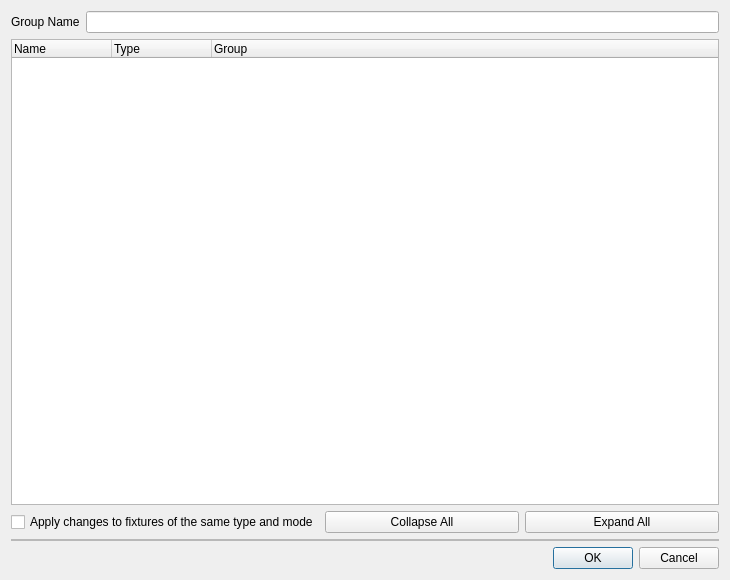
<?xml version="1.0" encoding="UTF-8"?>
<ui version="4.0">
 <author>Massimo Callegari</author>
 <comment>
  Q Light Controller Plus
  addchannelsgroup.ui

  Copyright (c) 2015 Massimo Callegari

  Licensed under the Apache License, Version 2.0 (the &quot;License&quot;);
  you may not use this file except in compliance with the License.
  You may obtain a copy of the License at

      http://www.apache.org/licenses/LICENSE-2.0.txt

  Unless required by applicable law or agreed to in writing, software
  distributed under the License is distributed on an &quot;AS IS&quot; BASIS,
  WITHOUT WARRANTIES OR CONDITIONS OF ANY KIND, either express or implied.
  See the License for the specific language governing permissions and
  limitations under the License.
 </comment>
 <class>AddChannelsGroup</class>
 <widget class="QDialog" name="AddChannelsGroup">
  <property name="geometry">
   <rect>
    <x>0</x>
    <y>0</y>
    <width>730</width>
    <height>580</height>
   </rect>
  </property>
  <property name="windowTitle">
   <string>Select Channels</string>
  </property>
  <layout class="QVBoxLayout" name="verticalLayout">
   <item>
    <layout class="QGridLayout" name="gridGroupName">
     <item row="0" column="0">
      <layout class="QHBoxLayout" name="hboxGroupName">
       <item>
        <widget class="QLabel" name="label">
         <property name="text">
          <string>Group Name</string>
         </property>
        </widget>
       </item>
       <item>
        <widget class="QLineEdit" name="m_groupNameEdit"/>
       </item>
      </layout>
     </item>
    </layout>
   </item>
   <item>
    <widget class="QTreeWidget" name="m_tree">
     <property name="alternatingRowColors">
      <bool>true</bool>
     </property>
     <property name="sortingEnabled">
      <bool>false</bool>
     </property>
     <property name="allColumnsShowFocus">
      <bool>true</bool>
     </property>
     <column>
      <property name="text">
       <string>Name</string>
      </property>
     </column>
     <column>
      <property name="text">
       <string>Type</string>
      </property>
     </column>
     <column>
      <property name="text">
       <string>Group</string>
      </property>
     </column>
    </widget>
   </item>
   <item>
    <layout class="QHBoxLayout" name="horizontalLayout">
     <item>
      <widget class="QCheckBox" name="m_applyAllCheck">
       <property name="text">
        <string>Apply changes to fixtures of the same type and mode</string>
       </property>
      </widget>
     </item>
     <item>
      <widget class="QPushButton" name="m_collapseButton">
       <property name="text">
        <string>Collapse All</string>
       </property>
      </widget>
     </item>
     <item>
      <widget class="QPushButton" name="m_expandButton">
       <property name="text">
        <string>Expand All</string>
       </property>
      </widget>
     </item>
    </layout>
   </item>
   <item>
    <widget class="QFrame" name="frame">
     <property name="frameShape">
      <enum>QFrame::StyledPanel</enum>
     </property>
     <property name="frameShadow">
      <enum>QFrame::Raised</enum>
     </property>
     <layout class="QVBoxLayout" name="verticalLayout_2">
      <property name="leftMargin">
       <number>0</number>
      </property>
      <property name="topMargin">
       <number>0</number>
      </property>
      <property name="rightMargin">
       <number>0</number>
      </property>
      <property name="bottomMargin">
       <number>0</number>
      </property>
      <item>
       <layout class="QVBoxLayout" name="m_extControlLayout"/>
      </item>
     </layout>
    </widget>
   </item>
   <item>
    <widget class="QDialogButtonBox" name="m_buttonBox">
     <property name="orientation">
      <enum>Qt::Horizontal</enum>
     </property>
     <property name="standardButtons">
      <set>QDialogButtonBox::Cancel|QDialogButtonBox::Ok</set>
     </property>
    </widget>
   </item>
  </layout>
 </widget>
 <resources/>
 <connections>
  <connection>
   <sender>m_buttonBox</sender>
   <signal>accepted()</signal>
   <receiver>AddChannelsGroup</receiver>
   <slot>accept()</slot>
   <hints>
    <hint type="sourcelabel">
     <x>248</x>
     <y>254</y>
    </hint>
    <hint type="destinationlabel">
     <x>157</x>
     <y>274</y>
    </hint>
   </hints>
  </connection>
  <connection>
   <sender>m_buttonBox</sender>
   <signal>rejected()</signal>
   <receiver>AddChannelsGroup</receiver>
   <slot>reject()</slot>
   <hints>
    <hint type="sourcelabel">
     <x>316</x>
     <y>260</y>
    </hint>
    <hint type="destinationlabel">
     <x>286</x>
     <y>274</y>
    </hint>
   </hints>
  </connection>
 </connections>
</ui>
